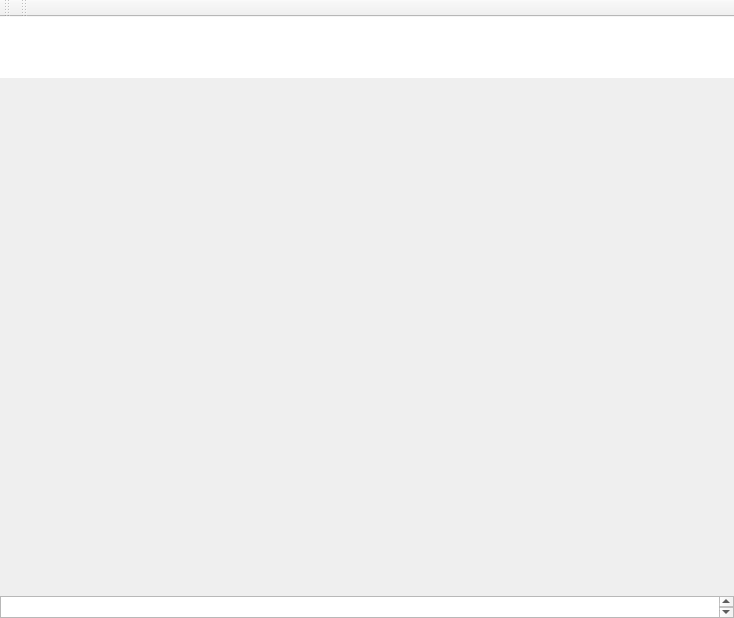
<?xml version="1.0" encoding="UTF-8"?>
<ui version="4.0">
 <class>GexMainWindow</class>
 <widget class="QMainWindow" name="GexMainWindow">
  <property name="geometry">
   <rect>
    <x>0</x>
    <y>0</y>
    <width>734</width>
    <height>618</height>
   </rect>
  </property>
  <property name="sizePolicy">
   <sizepolicy hsizetype="Preferred" vsizetype="Preferred">
    <horstretch>0</horstretch>
    <verstretch>0</verstretch>
   </sizepolicy>
  </property>
  <property name="windowTitle">
   <string>MainWindow</string>
  </property>
  <property name="windowIcon">
   <iconset resource="gex.qrc">
    <normaloff>:/gex/icons/gex_application_48x48.png</normaloff>:/gex/icons/gex_application_48x48.png</iconset>
  </property>
  <widget class="QWidget" name="centralwidget">
   <property name="sizePolicy">
    <sizepolicy hsizetype="Preferred" vsizetype="Preferred">
     <horstretch>0</horstretch>
     <verstretch>0</verstretch>
    </sizepolicy>
   </property>
   <layout class="QGridLayout" name="gridLayout">
    <property name="leftMargin">
     <number>0</number>
    </property>
    <property name="topMargin">
     <number>0</number>
    </property>
    <property name="rightMargin">
     <number>0</number>
    </property>
    <property name="bottomMargin">
     <number>0</number>
    </property>
    <property name="spacing">
     <number>0</number>
    </property>
    <item row="0" column="0">
     <widget class="QTextBrowser" name="pageHeader">
      <property name="sizePolicy">
       <sizepolicy hsizetype="Expanding" vsizetype="Fixed">
        <horstretch>0</horstretch>
        <verstretch>0</verstretch>
       </sizepolicy>
      </property>
      <property name="minimumSize">
       <size>
        <width>0</width>
        <height>61</height>
       </size>
      </property>
      <property name="maximumSize">
       <size>
        <width>16777215</width>
        <height>61</height>
       </size>
      </property>
      <property name="styleSheet">
       <string notr="true"/>
      </property>
      <property name="frameShape">
       <enum>QFrame::NoFrame</enum>
      </property>
      <property name="lineWidth">
       <number>0</number>
      </property>
      <property name="midLineWidth">
       <number>-1</number>
      </property>
      <property name="verticalScrollBarPolicy">
       <enum>Qt::ScrollBarAlwaysOff</enum>
      </property>
      <property name="horizontalScrollBarPolicy">
       <enum>Qt::ScrollBarAlwaysOff</enum>
      </property>
      <property name="sizeAdjustPolicy">
       <enum>QAbstractScrollArea::AdjustToContents</enum>
      </property>
      <property name="url" stdset="0">
       <url>
        <string>about:blank</string>
       </url>
      </property>
     </widget>
    </item>
    <item row="1" column="0">
     <widget class="QStackedWidget" name="stackedWidget">
      <property name="sizePolicy">
       <sizepolicy hsizetype="Preferred" vsizetype="Preferred">
        <horstretch>0</horstretch>
        <verstretch>0</verstretch>
       </sizepolicy>
      </property>
      <property name="currentIndex">
       <number>0</number>
      </property>
      <widget class="QWidget" name="pageHtmlBrowser">
       <property name="sizePolicy">
        <sizepolicy hsizetype="Preferred" vsizetype="Preferred">
         <horstretch>0</horstretch>
         <verstretch>0</verstretch>
        </sizepolicy>
       </property>
       <layout class="QGridLayout" name="gridLayout_2">
        <property name="leftMargin">
         <number>0</number>
        </property>
        <property name="topMargin">
         <number>0</number>
        </property>
        <property name="rightMargin">
         <number>0</number>
        </property>
        <property name="bottomMargin">
         <number>0</number>
        </property>
       </layout>
      </widget>
      <widget class="QWidget" name="pageQTView">
       <property name="sizePolicy">
        <sizepolicy hsizetype="Preferred" vsizetype="Preferred">
         <horstretch>0</horstretch>
         <verstretch>0</verstretch>
        </sizepolicy>
       </property>
       <layout class="QGridLayout" name="mPageQTViewGridLayout">
        <property name="leftMargin">
         <number>0</number>
        </property>
        <property name="topMargin">
         <number>0</number>
        </property>
        <property name="rightMargin">
         <number>0</number>
        </property>
        <property name="bottomMargin">
         <number>0</number>
        </property>
       </layout>
      </widget>
     </widget>
    </item>
    <item row="2" column="0">
     <widget class="QTextBrowser" name="pageFooter">
      <property name="sizePolicy">
       <sizepolicy hsizetype="Expanding" vsizetype="Expanding">
        <horstretch>0</horstretch>
        <verstretch>0</verstretch>
       </sizepolicy>
      </property>
      <property name="minimumSize">
       <size>
        <width>0</width>
        <height>22</height>
       </size>
      </property>
      <property name="maximumSize">
       <size>
        <width>16777215</width>
        <height>22</height>
       </size>
      </property>
      <property name="url" stdset="0">
       <url>
        <string>about:blank</string>
       </url>
      </property>
     </widget>
    </item>
   </layout>
  </widget>
  <widget class="QMenuBar" name="GexMenubar">
   <property name="enabled">
    <bool>true</bool>
   </property>
   <property name="geometry">
    <rect>
     <x>0</x>
     <y>0</y>
     <width>734</width>
     <height>22</height>
    </rect>
   </property>
  </widget>
  <widget class="QToolBar" name="toolBarButton">
   <property name="windowTitle">
    <string>toolBarButton</string>
   </property>
   <attribute name="toolBarArea">
    <enum>TopToolBarArea</enum>
   </attribute>
   <attribute name="toolBarBreak">
    <bool>false</bool>
   </attribute>
  </widget>
  <widget class="QToolBar" name="toolBarAddress">
   <property name="sizePolicy">
    <sizepolicy hsizetype="Expanding" vsizetype="Fixed">
     <horstretch>0</horstretch>
     <verstretch>0</verstretch>
    </sizepolicy>
   </property>
   <property name="windowTitle">
    <string>toolBarAddress</string>
   </property>
   <attribute name="toolBarArea">
    <enum>TopToolBarArea</enum>
   </attribute>
   <attribute name="toolBarBreak">
    <bool>false</bool>
   </attribute>
  </widget>
  <action name="actionStop">
   <property name="enabled">
    <bool>false</bool>
   </property>
   <property name="icon">
    <iconset resource="gex.qrc">
     <normaloff>:/gex/icons/stop.png</normaloff>:/gex/icons/stop.png</iconset>
   </property>
   <property name="text">
    <string>Stop</string>
   </property>
   <property name="iconText">
    <string>Stop</string>
   </property>
   <property name="toolTip">
    <string>Stop the script being executed</string>
   </property>
   <property name="name" stdset="0">
    <string>Stop</string>
   </property>
  </action>
  <action name="actionScripting">
   <property name="icon">
    <iconset resource="gex.qrc">
     <normaloff>:/gex/icons/script.png</normaloff>:/gex/icons/script.png</iconset>
   </property>
   <property name="text">
    <string>Scripting</string>
   </property>
   <property name="iconText">
    <string>Scripting</string>
   </property>
   <property name="toolTip">
    <string>Go to the Scripting page</string>
   </property>
   <property name="name" stdset="0">
    <string>Scripting</string>
   </property>
  </action>
  <action name="actionEmail">
   <property name="text">
    <string>Action</string>
   </property>
   <property name="iconText">
    <string>Action</string>
   </property>
   <property name="toolTip">
    <string>Prepare report for Email (compress: tar / zip)</string>
   </property>
   <property name="name" stdset="0">
    <string>Email</string>
   </property>
  </action>
  <action name="actionCopy">
   <property name="icon">
    <iconset resource="gex.qrc">
     <normaloff>:/gex/icons/snapshot_toolbar.png</normaloff>:/gex/icons/snapshot_toolbar.png</iconset>
   </property>
   <property name="text">
    <string>Action</string>
   </property>
   <property name="iconText">
    <string>Action</string>
   </property>
   <property name="toolTip">
    <string>Screen snapshot to the Clipboard</string>
   </property>
   <property name="name" stdset="0">
    <string>Copy</string>
   </property>
  </action>
  <action name="actionForward">
   <property name="icon">
    <iconset resource="gex.qrc">
     <normaloff>:/gex/icons/arrow_right.png</normaloff>:/gex/icons/arrow_right.png</iconset>
   </property>
   <property name="text">
    <string>Forward</string>
   </property>
   <property name="iconText">
    <string>Forward</string>
   </property>
   <property name="toolTip">
    <string>Goes to the next page.</string>
   </property>
   <property name="name" stdset="0">
    <string>Forward</string>
   </property>
  </action>
  <action name="actionBack">
   <property name="icon">
    <iconset resource="gex.qrc">
     <normaloff>:/gex/icons/arrow_left.png</normaloff>:/gex/icons/arrow_left.png</iconset>
   </property>
   <property name="text">
    <string>Back</string>
   </property>
   <property name="iconText">
    <string>Back</string>
   </property>
   <property name="statusTip">
    <string>Goes to the previous page.</string>
   </property>
   <property name="name" stdset="0">
    <string>Back</string>
   </property>
  </action>
  <action name="actionSeparatorStop">
   <property name="text">
    <string>separatorStop</string>
   </property>
  </action>
  <action name="actionSeparatorScripting">
   <property name="text">
    <string>separatorScripting</string>
   </property>
  </action>
  <action name="actionSeparator">
   <property name="text">
    <string>separator</string>
   </property>
  </action>
  <action name="actionDBAdmin">
   <property name="icon">
    <iconset resource="gex.qrc">
     <normaloff>:/gex/icons/admin-icon.png</normaloff>:/gex/icons/admin-icon.png</iconset>
   </property>
   <property name="text">
    <string>DBAdmin</string>
   </property>
   <property name="toolTip">
    <string>Show Database admin</string>
   </property>
  </action>
  <action name="actionReportsCenter">
   <property name="icon">
    <iconset resource="gex.qrc">
     <normaloff>:/gex/icons/icon-report.png</normaloff>
     <normalon>:/gex/icons/icon-report.png</normalon>:/gex/icons/icon-report.png</iconset>
   </property>
   <property name="text">
    <string>ReportsCenter</string>
   </property>
   <property name="toolTip">
    <string>Show Reports Center</string>
   </property>
  </action>
  <action name="actionOFR">
   <property name="icon">
    <iconset resource="gex.qrc">
     <normaloff>:/gex/icons/ofr_icon.png</normaloff>:/gex/icons/ofr_icon.png</iconset>
   </property>
   <property name="text">
    <string>OFR</string>
   </property>
   <property name="toolTip">
    <string>Report Builder</string>
   </property>
  </action>
 </widget>
 <resources>
  <include location="gex.qrc"/>
 </resources>
 <connections/>
</ui>
